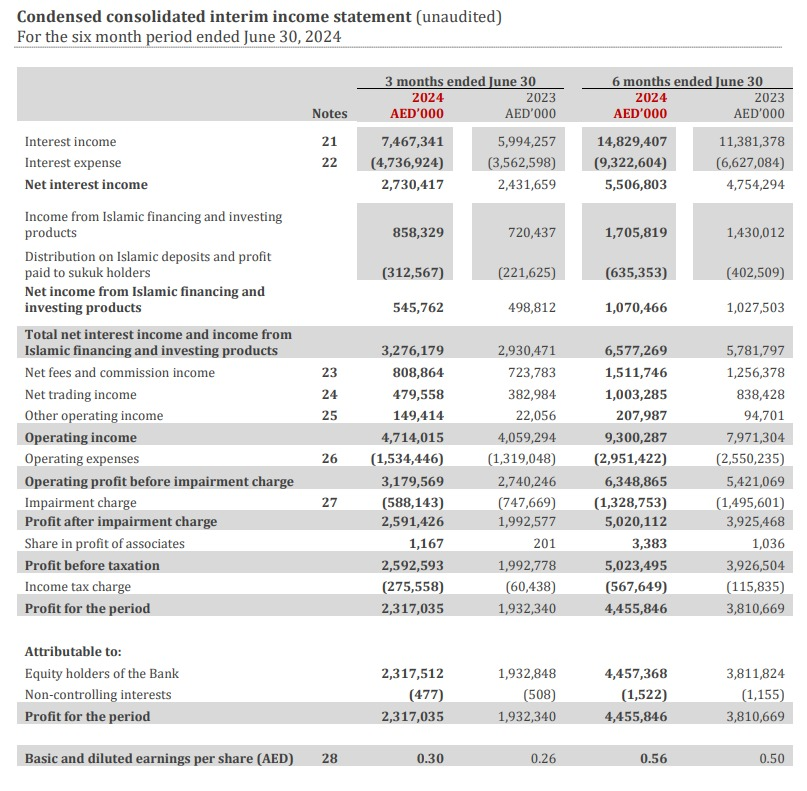
#> input picture WhatsApp Image 2024-11-04 at 10.58.26.jpeg, 807 x 791 px
$ python -i table_detector.py   (imports and definitions only)
#> lines starting #> are read from the running program, lines starting #| are printed output that depends on the picture; after the words box and inside, x2 and y2 are one past the last pixel; in counts of white or black regions, pixels touching at a corner belong together
import cv2
import pytesseract
from pytesseract import Output
import numpy as np
from sklearn.cluster import DBSCAN
import matplotlib.pyplot as plt

class TableDetector:

    @staticmethod
    def load_and_preprocess_image(image_path):
        image = cv2.imread(image_path)
#> image is the input picture: shape (791, 807, 3); mean B, G, R 230.8, 231, 231.1
        gray = cv2.cvtColor(image, cv2.COLOR_BGR2GRAY)
        blurred = cv2.GaussianBlur(gray, (5, 5), 0)
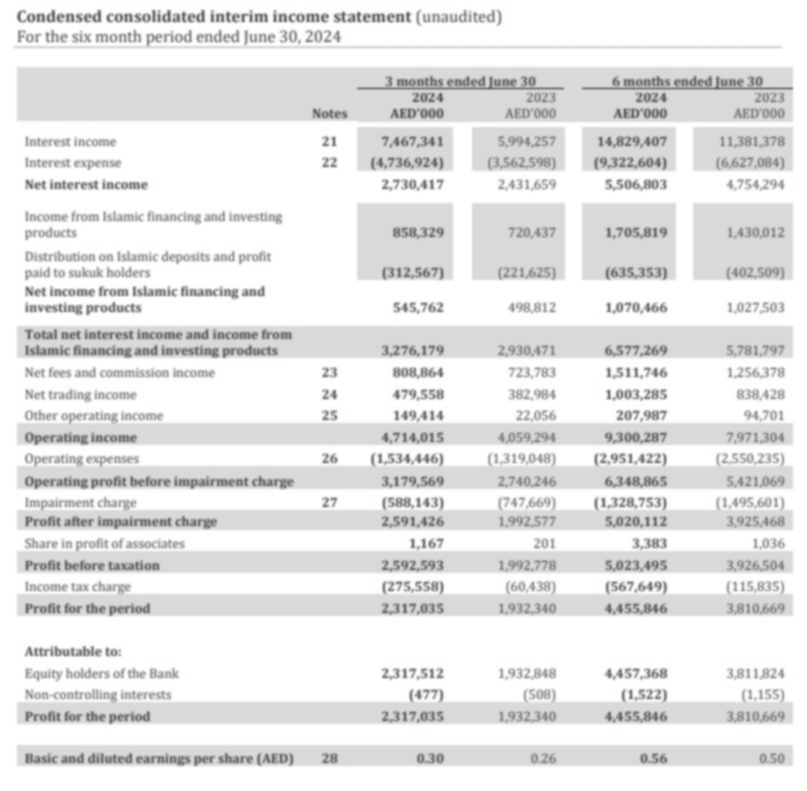
#> blurred: shape (791, 807); min 97, max 255, mean 231
        thresh = cv2.adaptiveThreshold(blurred, 255, cv2.ADAPTIVE_THRESH_GAUSSIAN_C, cv2.THRESH_BINARY_INV, 11, 2)
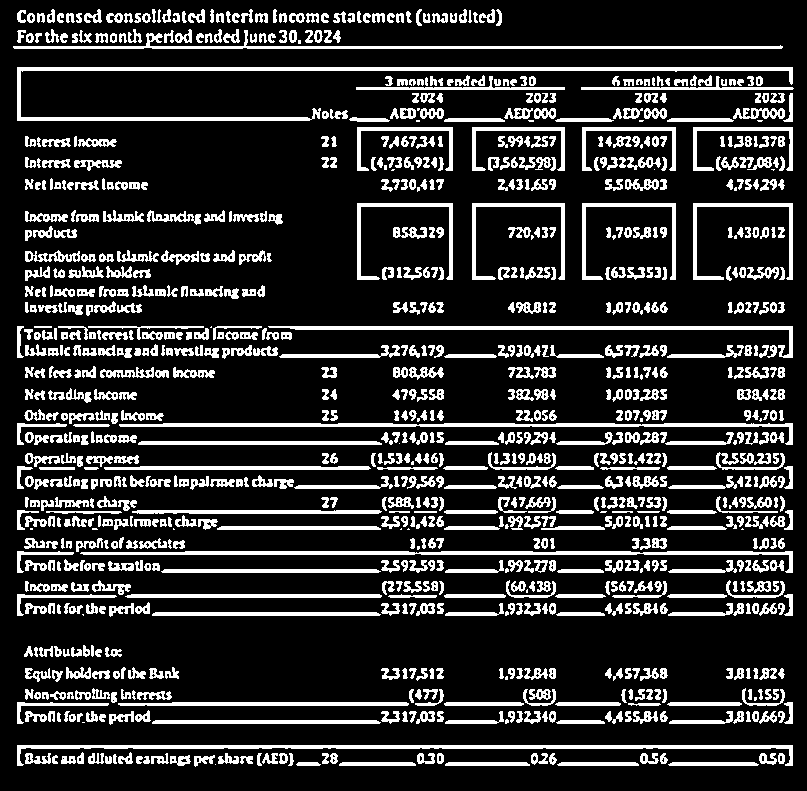
#> thresh: shape (791, 807); 18.3% white; 1055 white regions (49 under 20 px), largest, box (x1, y1, x2, y2) and area: (17, 67, 793, 121) 4579, (17, 745, 793, 766) 3160, (80, 551, 793, 573) 2680
        return image, thresh

    @staticmethod
    def extract_text_positions(thresh):
#> (the run stopped early here; a loop or call above may not have finished)

$ run again, on emirates_nbd_page21.jpeg
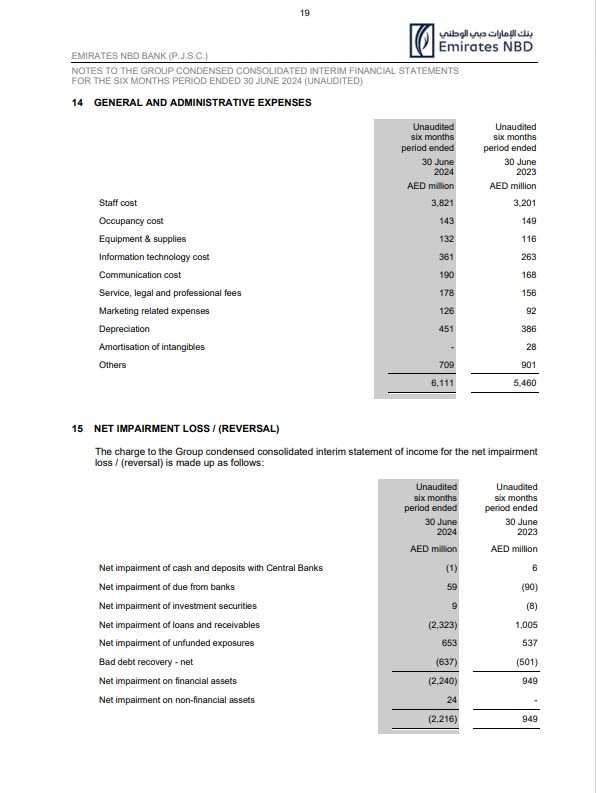
#> input picture emirates_nbd_page21.jpeg, 596 x 793 px
#> in load_and_preprocess_image, image is the input picture: shape (793, 596, 3); mean B, G, R 243.1, 243.3, 243.1
#> in load_and_preprocess_image, `blurred = cv2.GaussianBlur(gray, (5, 5), 0)`:
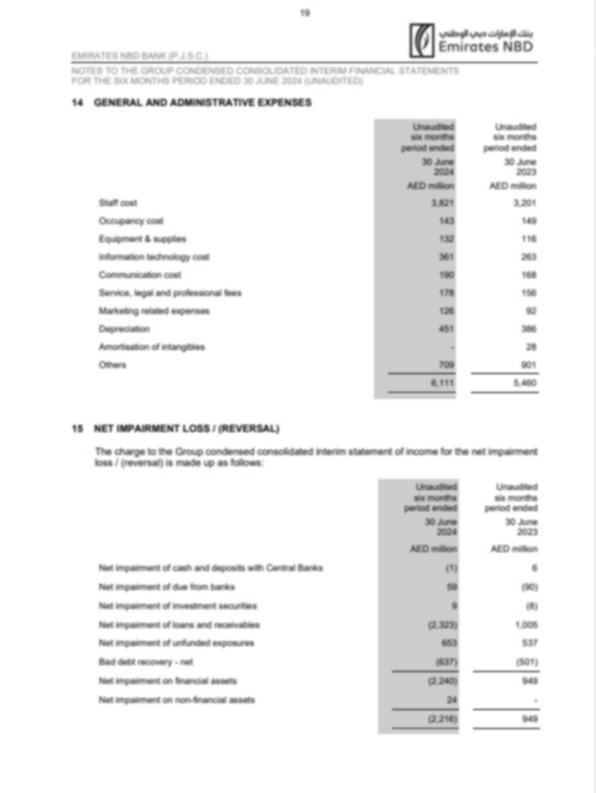
#> blurred: shape (793, 596); min 45, max 255, mean 243.2
#> in load_and_preprocess_image, `thresh = cv2.adaptiveThreshold(blurred, 255, cv2.ADAPTIVE_THRESH_GAUSS..`:
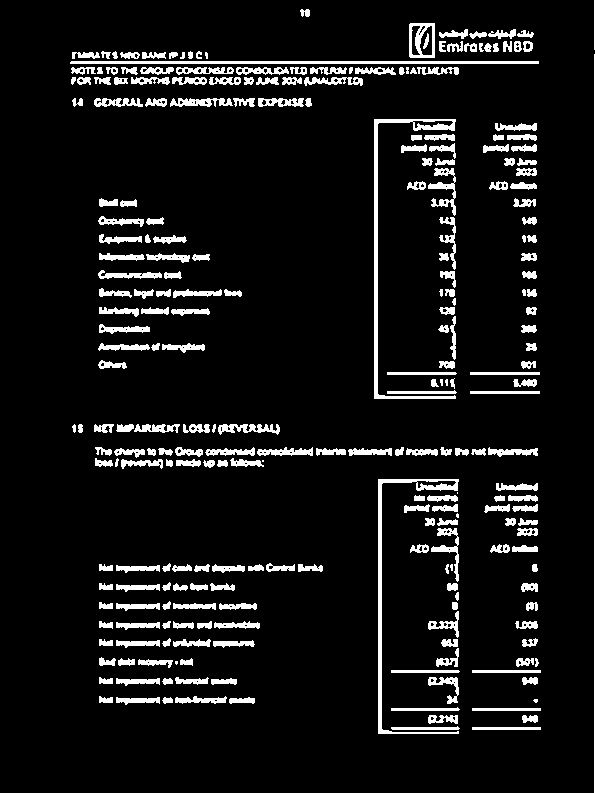
#> thresh: shape (793, 596); 8.2% white; 261 white regions (10 under 20 px), largest, box (x1, y1, x2, y2) and area: (374, 119, 456, 399) 1829, (378, 479, 459, 734) 1655, (594, 0, 596, 793) 1582
